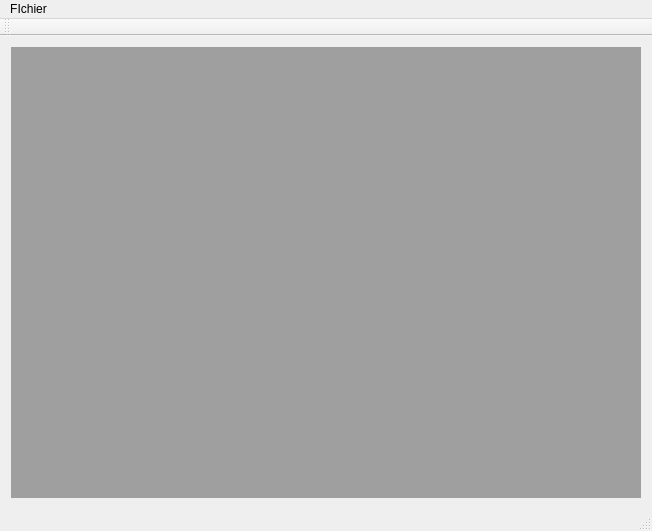
<?xml version="1.0" encoding="UTF-8"?>
<ui version="4.0">
 <class>MainWindow</class>
 <widget class="QMainWindow" name="MainWindow">
  <property name="geometry">
   <rect>
    <x>0</x>
    <y>0</y>
    <width>652</width>
    <height>531</height>
   </rect>
  </property>
  <property name="minimumSize">
   <size>
    <width>0</width>
    <height>0</height>
   </size>
  </property>
  <property name="maximumSize">
   <size>
    <width>8000</width>
    <height>6000</height>
   </size>
  </property>
  <property name="windowTitle">
   <string>Escape.Me v0.0.0</string>
  </property>
  <property name="windowOpacity">
   <double>1.000000000000000</double>
  </property>
  <widget class="QWidget" name="centralWidget">
   <layout class="QVBoxLayout" name="verticalLayout">
    <item>
     <widget class="QMdiArea" name="mdiArea">
      <property name="viewMode">
       <enum>QMdiArea::TabbedView</enum>
      </property>
      <widget class="QWidget" name="subwindow">
       <property name="windowTitle">
        <string>Sous fenêtre</string>
       </property>
      </widget>
      <widget class="QWidget" name="subwindow_2">
       <property name="windowTitle">
        <string>Sous fenêtre</string>
       </property>
      </widget>
     </widget>
    </item>
   </layout>
  </widget>
  <widget class="QMenuBar" name="menuBar">
   <property name="geometry">
    <rect>
     <x>0</x>
     <y>0</y>
     <width>652</width>
     <height>21</height>
    </rect>
   </property>
   <widget class="QMenu" name="menuFIchier">
    <property name="title">
     <string>FIchier</string>
    </property>
   </widget>
   <addaction name="menuFIchier"/>
  </widget>
  <widget class="QToolBar" name="mainToolBar">
   <attribute name="toolBarArea">
    <enum>TopToolBarArea</enum>
   </attribute>
   <attribute name="toolBarBreak">
    <bool>false</bool>
   </attribute>
  </widget>
  <widget class="QStatusBar" name="statusBar"/>
 </widget>
 <layoutdefault spacing="6" margin="11"/>
 <resources/>
 <connections/>
</ui>
